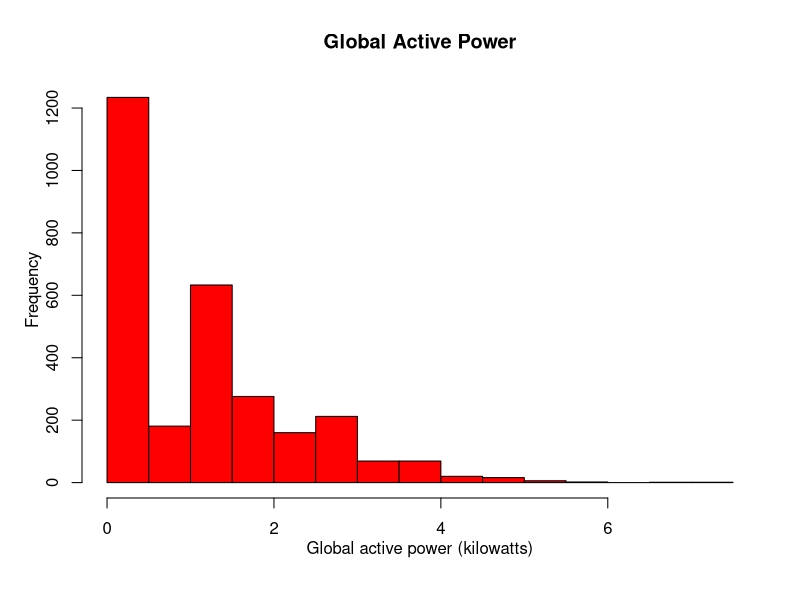

Reproduce this figure in R.
#NOTE: data has been subsetted in order to save space in computer memory
#subset file has also been uploaded to the github repository

data<-read.csv("subset_household_data.csv", header=TRUE, stringsAsFactors = FALSE)
png(file="Plot1.png",width=480,height=480)
par(mfrow = c(1,1),  mgp = c(2,1,0))
hist(data[,3], col="red", main = "Global Active Power", xlab="Global active power (kilowatts)")
dev.off()